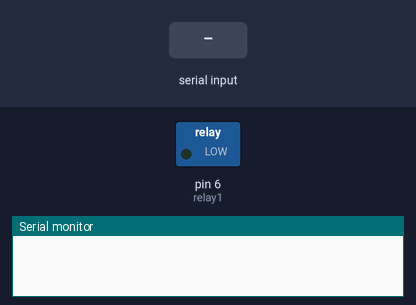
A sketch run on a simulated Arduino Uno, built with avr-gcc and run on an emulated ATmega328P. On the bench: switched loads named in the sketch (green lamp = pin HIGH), the last lines printed to the serial monitor. The test bench sets the inputs (shaded band).

Above: at 1.2 s.
1.3 s: "sekarang sudah siang" received over the second serial link
At 2.7 s:
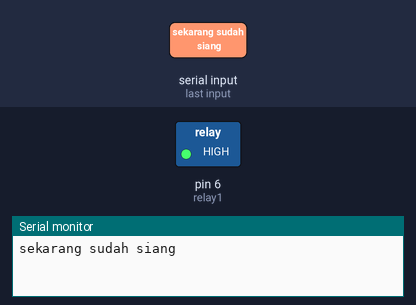
3.0 s: "sekarang sudah malam" received over the second serial link
At 4.1 s:
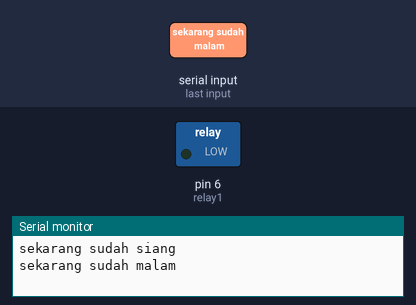
Timing chart, 0 to 6.0 s (numbered marks = the images above; inputs shaded):
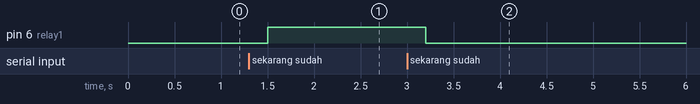

The sketch:

Lampu_Suara.ino
```cpp
  #include <SoftwareSerial.h>
SoftwareSerial BT(10, 11);
String perintah;
int relay1 = 6;

void setup() {
  BT.begin(9600);
  Serial.begin(9600);
  pinMode(relay1, OUTPUT);
 }
void loop() {
  while (BT.available()) {
  delay(10);
  char c = BT.read();
  perintah += c;
  Serial.println();
}
  if(perintah.length() > 0) {
  Serial.println(perintah);

  // perintah dibawah ini dapat anda sesuaikan dengan perintah anda gan :v
  if (perintah == "sekarang sudah malam")
 { digitalWrite(relay1, LOW); }
  else if(perintah == "sekarang sudah siang")
 { digitalWrite(relay1, HIGH); }

perintah="";}}
```

Measured:
- after the input at 1.3 s, pin 6 (relay1): LOW → HIGH after 0.20 s
- after the input at 3.0 s, pin 6 (relay1): HIGH → LOW after 0.20 s
